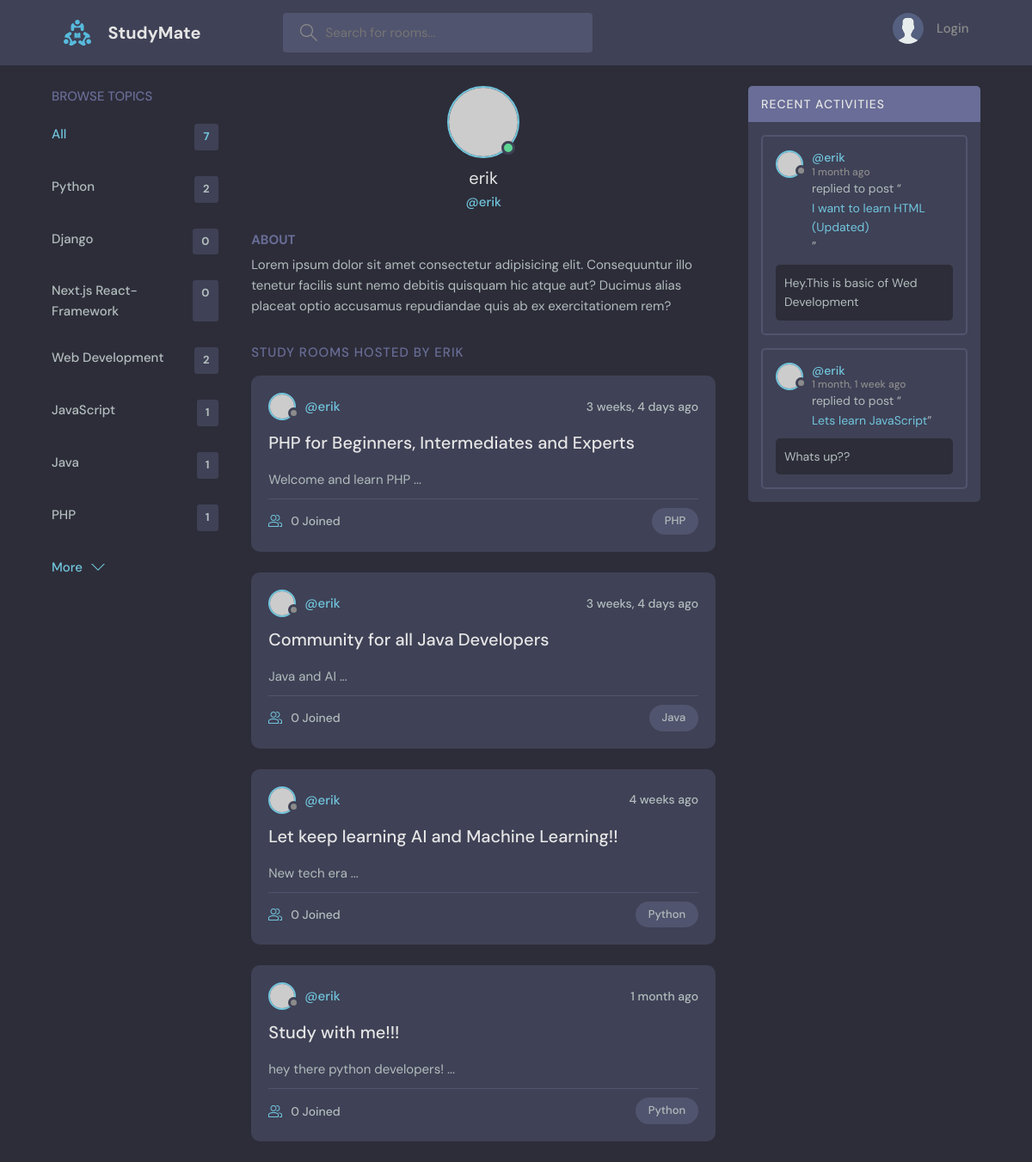
The app's page /profile/3/, older data.
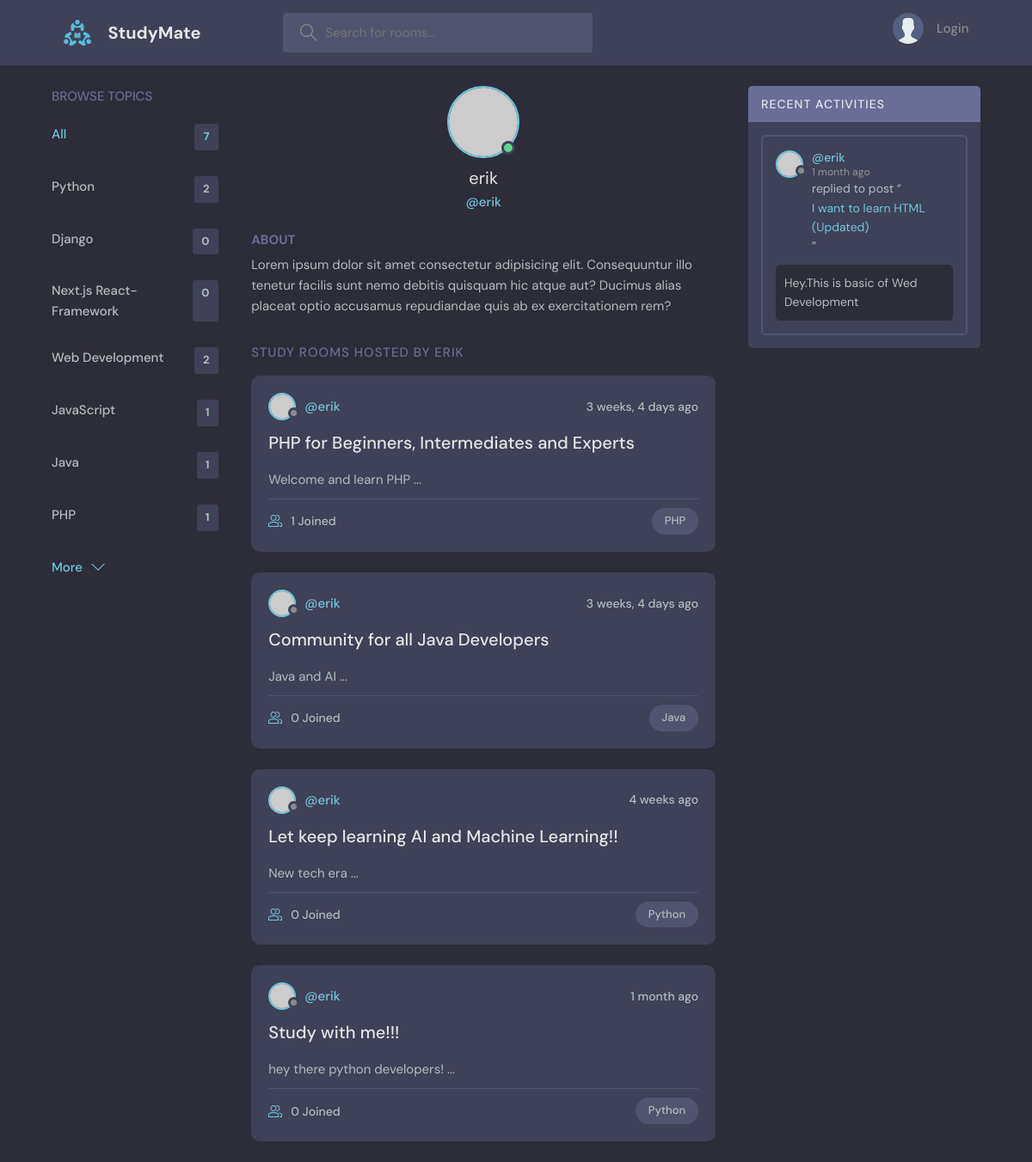
The same page, newer data.
### base/models.py (models this page shows, shortened)
class Topic(models.Model):
    name = models.CharField(max_length=200)
    def __str__(self):
        return self.name

class Room(models.Model):
    host = models.ForeignKey(User, on_delete=models.SET_NULL, null=True) # database table relationship
    topic=  models.ForeignKey(Topic, on_delete=models.SET_NULL, null=True)
    name = models.CharField(max_length=200)
    description = models.TextField(null=True, blank=True)
    participants = models.ManyToManyField(User, related_name='participants',blank=True)  # many to many relationship.
    updated = models.DateTimeField(auto_now=True) #updates each time an item is updated
    created = models.DateTimeField(auto_now_add=True) #runs ONLY once when an item is created in DB
    class Meta:
        ordering = ['-updated', '-created'] # '-' enables order by descending order(new first)
    def __str__(self):
        return self.name
    def desc(self):
        return self.description[0:120]  # get first 50 characters of the description attribute

class Message(models.Model):
    user = models.ForeignKey(User, on_delete=models.CASCADE) # database table relationship
    room = models.ForeignKey(Room, on_delete=models.CASCADE)
    body = models.TextField()
    updated = models.DateTimeField(auto_now=True)
    created = models.DateTimeField(auto_now_add=True)
    class Meta:
        ordering = ['-updated', '-created'] # '-' enables order by descending order(new first)

### base/views.py (the view)
# urls.py: path('profile/<str:pk>/', views.userProfile, name="user-profile"),
def userProfile(request, pk):
    user = User.objects.get(id=pk)
    rooms = user.room_set.all()  # fetch all rooms related to the user
    room_messages = user.message_set.all()  # fetch all messages related to the user
    topics = Topic.objects.all()  # all topics
    context = {'user': user, 'rooms':rooms, 'topics':topics, 'room_messages':room_messages}
    return render(request, 'base/profile.html', context)

### base/templates/base/profile.html (shortened to what this page needs)
{% extends 'main.html' %}
{% block content %}
<div class="profile-page layout layout--3">
  <div class="container">
    {% include 'base/topics_component.html' %}
    <div class="roomList">
      <div class="profile">
        <div class="profile__avatar">
          <div class="avatar avatar--large active">
            <img src="https://randomuser.me/api/portraits/men/11.jpg" />
          </div>
        </div>
        <div class="profile__info">
          <h3>{{user}}</h3>
          <p>@{{user.username}}</p>
        </div>
        <div class="profile__about">
          <h3>About</h3>
          <p>
            Lorem ipsum dolor sit amet consectetur adipisicing elit. Consequuntur illo tenetur
            facilis sunt nemo debitis quisquam hic atque aut? Ducimus alias placeat optio
            accusamus repudiandae quis ab ex exercitationem rem?
          </p>
        </div>
      </div>
      <div class="roomList__header">
        <div>
          <h2>Study Rooms Hosted by {{user}}</a>
          </h2>
        </div>
      </div>
      {% include 'base/feed_component.html' %}
    </div>
    {% include 'base/activity_component.html' %}
  </div>
</div>
{% endblock content %}

### base/templates/base/topics_component.html
<div class="topics">
  <div class="topics__header">
    <h2>Browse Topics</h2>
  </div>
  <ul class="topics__list">
    <li>
      <a href="{% url 'home' %}" class="active">All <span>{{topics.count}}</span></a>
    </li>
    {% for topic in topics %}
    <li>
      <a href="{% url 'home' %}?q={{topic.name}}">{{topic.name}}<span>{{topic.room_set.all.count}}</span></a>
    </li>
    {% endfor %}
  </ul>
  <a class="btn btn--link" href="{% url 'topics' %}">
    More
    <svg
      version="1.1"
      xmlns="http://www.w3.org/2000/svg"
      width="32"
      height="32"
      viewBox="0 0 32 32"
    >
      <title>chevron-down</title>
      <path d="M16 21l-13-13h-3l16 16 16-16h-3l-13 13z"></path>
    </svg>
  </a>
</div>

### base/templates/base/feed_component.html (shortened to what this page needs)
{% for room in rooms %}
<div class="roomListRoom">
  <div class="roomListRoom__header">
    <a
      href="{% url 'user-profile' room.host.id %}"
      class="roomListRoom__author"
    >
      <div class="avatar avatar--small">
        <img src="https://randomuser.me/api/portraits/women/11.jpg" />
      </div>
      <span>@{{room.host.username}}</span>
    </a>
    <div class="roomListRoom__actions">
      <span>{{room.created|timesince}} ago</span>
    </div>
  </div>
  <div class="roomListRoom__content">
    <a href="{% url 'room' room.id %}">{{room.name}}</a>
    <p>{{room.desc}} ...</p>
  </div>
  <div class="roomListRoom__meta">
    <a href="{% url 'room' room.id %}" class="roomListRoom__joined">
      {{room.participants.count}} Joined
    </a>
    <p class="roomListRoom__topic">{{room.topic}}</p>
  </div>
</div>
{% endfor %}

### base/templates/base/activity_component.html (shortened to what this page needs)
<div class="activities">
  <div class="activities__header">
    <h2>Recent Activities</h2>
  </div>
  {% for message in room_messages %}
  <div class="activities__box">
    <div class="activities__boxHeader roomListRoom__header">
      <a
        href="{% url 'user-profile' message.user.id %}"
        class="roomListRoom__author"
      >
        <div class="avatar avatar--small">
          <img src="https://randomuser.me/api/portraits/women/11.jpg" />
        </div>
        <p>
          @{{message.user.username}}
          <span>{{message.created|timesince}} ago</span>
        </p>
      </a>
    </div>
    <div class="activities__boxContent">
      <p>replied to post “<a href="{% url 'room' message.room.id %}">{{message.room}}</a>”</p>
      <div class="activities__boxRoomContent">{{message.body}}</div>
    </div>
  </div>
  {% endfor %}
</div>

Row changes from the older to the newer data that the page shows:
removed Message: user.username "erik", created "1 month, 1 week", room "Lets learn JavaScript", body "Whats up??"
computed for Room "PHP for Beginners, Intermediates and Experts": participants.count "0" → "1"
